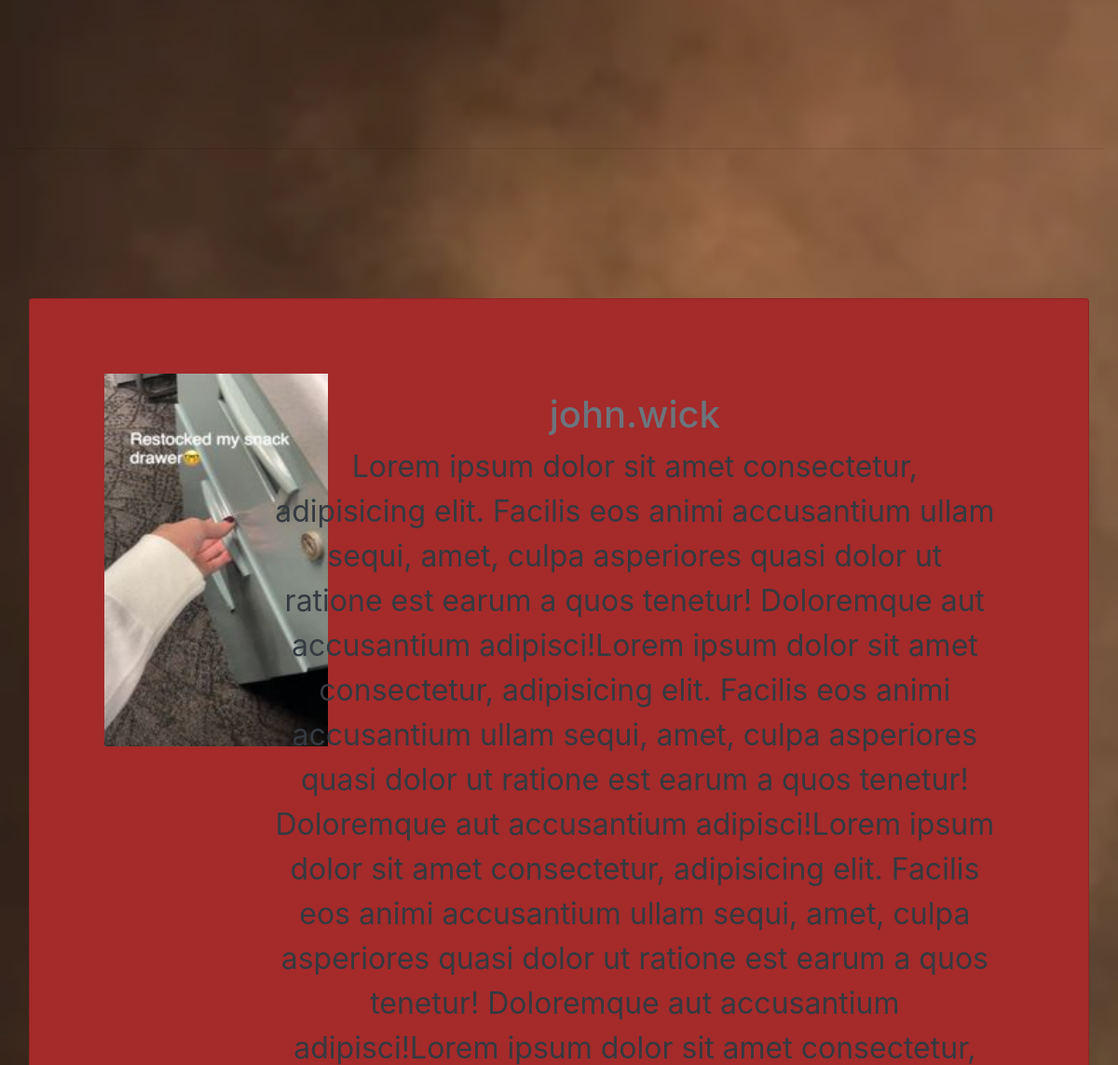
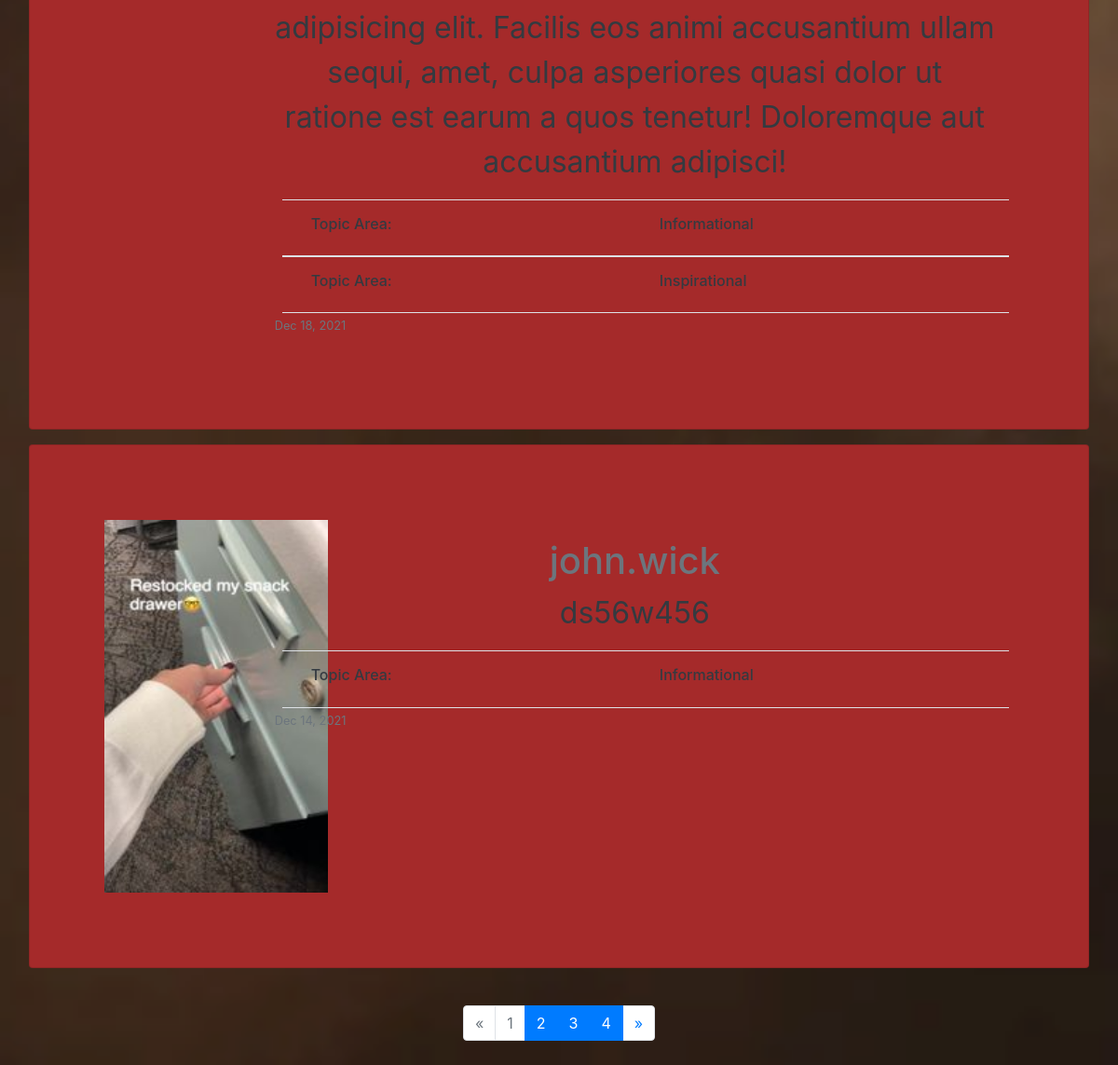
Before: /forum/ (signed in, lower part) with the older database file (2 pictures, top to bottom).
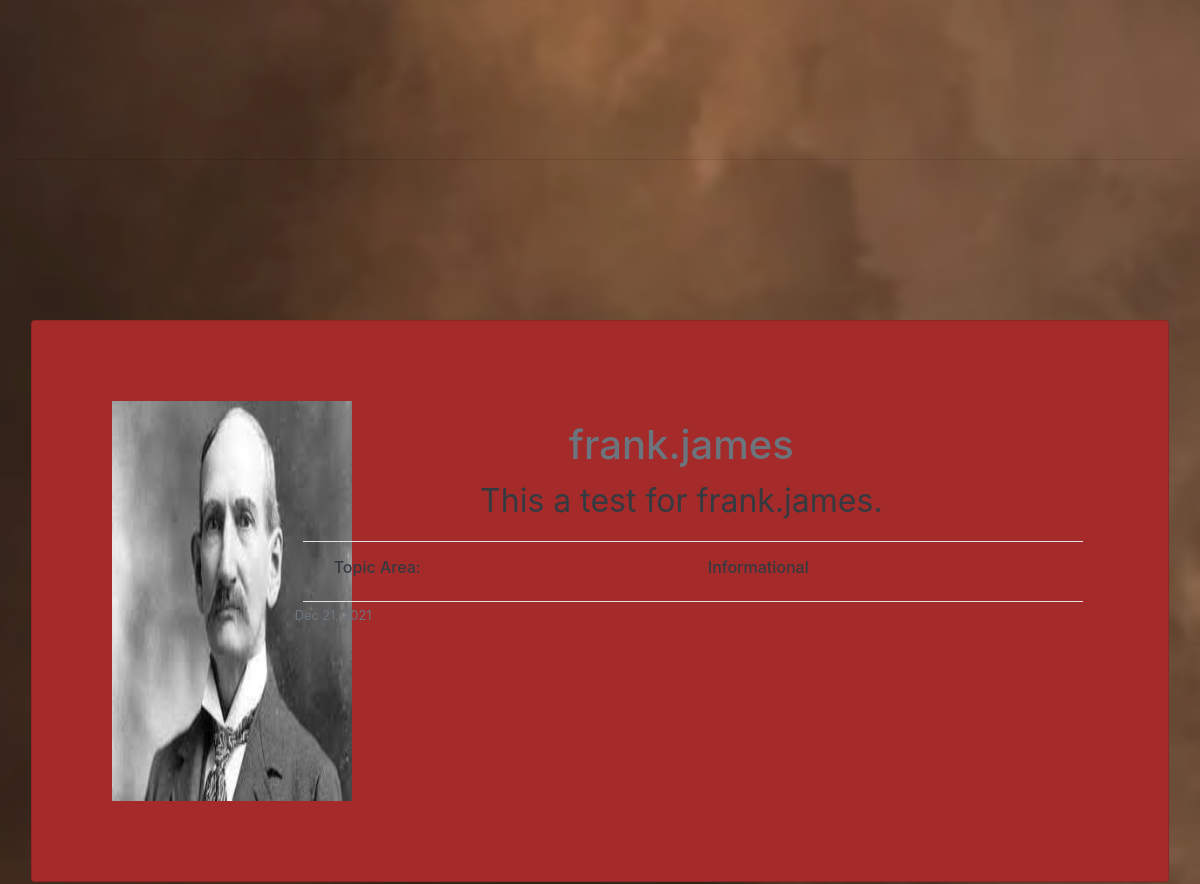
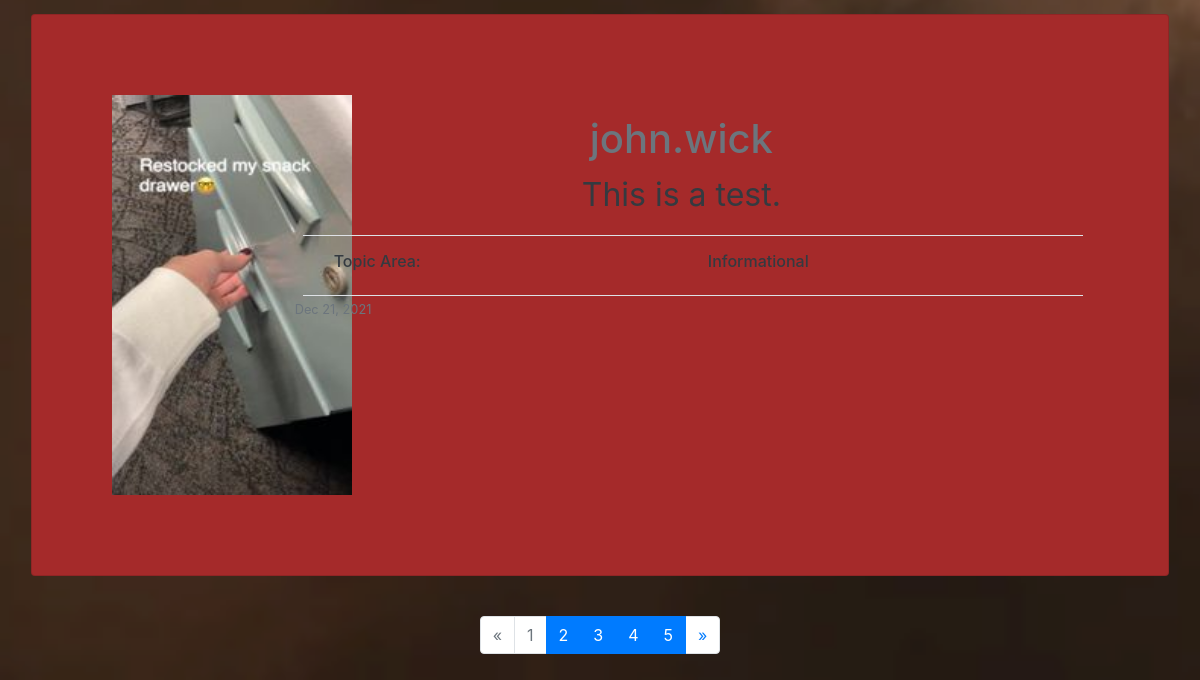
After: the same page with the newer database file (2 pictures, top to bottom).
### rcapp/models.py (models this page shows)
class Post(models.Model):
    post_id = models.AutoField(primary_key=True)
    user_id = models.ForeignKey(Profile, on_delete=models.CASCADE)
    post = models.TextField(blank=True, null=True)
    date_created = models.DateTimeField(auto_now=True, null=True,)
    tags = models.ManyToManyField(Tag)

class Profile(models.Model):
    user = models.OneToOneField(User, on_delete=models.CASCADE)
    profile_image = models.ImageField(
        default='profile1.png', null=True, blank=True)
    bio = models.TextField(null=True, blank=True)

class Tag(models.Model):
    tag_id = models.AutoField(primary_key=True)
    name = models.CharField(max_length=255)

### rcapp/views.py (the view, shortened to what this page needs)
# urls.py: path('forum/', views.forum, name='forum'),
@login_required(login_url='landing')
def forum(request):
    if request.method == 'GET':
        form = PostForm()
        posts = Post.objects.all().order_by('-date_created')
        post_filter = PostFilter(request.GET, queryset=posts)
        posts = post_filter.qs
        paginate_posts = Paginator(posts, 2)
        page = request.GET.get('page', 1)
        posts_page_obj = paginate_posts.get_page(page)
        context = {'form': form,
                   'post_filter': post_filter, 'posts_page_obj': posts_page_obj}
        return render(request, 'forum.html', context)

### rcapp/templatetags/rcapp_extras.py (called while the page is built)
@register.simple_tag
def my_url(value, field_name, urlencode=None):
    url = '?{}={}'.format(field_name, value)
    if urlencode:
        querystring = urlencode.split('&')
        filtered_querystring = filter(
            lambda p: p.split('=')[0] != field_name, querystring)
        encoded_querystring = '&'.join(filtered_querystring)
        url = '{}&{}'.format(url, encoded_querystring)
    return url

### rcapp/templates/forum.html (shortened to what this page needs)
{% load static %}
<!DOCTYPE html>
<html lang="en">
  <head>
    <link
      rel="stylesheet"
      href="https://stackpath.bootstrapcdn.com/bootstrap/4.1.3/css/bootstrap.min.css"
    />
    <link
      rel="stylesheet"
      href="https://use.fontawesome.com/releases/v5.6.1/css/all.css"
    />
    <link rel="stylesheet" href="{% static 'css/forum.css' %}" />
  </head>
  <body>
    {% load rcapp_extras %}
    <div class="container-fluid">
      <hr />
      {% for post in posts_page_obj %}
      <div class="card all-posts-card">
        <div class="row no-gutters">
          <div class="col-md-2">
            <img
              src="{{ post.user_id.profile_image.url }}"
              alt="{{ post.user_id.user.username }}"
              class="user-img"
            />
          </div>
          <div class="col">
            <div class="card-body">
              <a href="{% url 'profile' post.user_id.user.id %}">
                <h1 class="text-secondary text-center">
                  {{ post.user_id.user.username }}
                </h1>
              </a>
              <p class="text-center text-dark">{{ post.post }}</p>
              {% for tag in post.tags.all %}
              <div class="border-solid border-top border-bottom row p-3 ml-2">
                <div class="col text-dark">
                  <h6>Topic Area:</h6>
                </div>
                <div class="col text-dark">
                  <h6>{{ tag.name }}</h6>
                </div>
              </div>
              {% endfor %}
              <small class="text-muted text-right">
                {{ post.date_created|date:"M d, Y" }}
              </small>
            </div>
          </div>
        </div>
      </div>
      {% endfor %}
      <br />
      {% if posts_page_obj.has_other_pages %}
      <ul class="pagination justify-content-center">
        {% if posts_page_obj.has_previous %}
        <li class="page-item">
          <a
            class="page-link"
            href="{% my_url posts_page_obj.previous_page_number 'page' request.GET.urlencode%}}"
            >&laquo;</a
          >
        </li>
        {% else %}
        <li class="disabled page-item">
          <a class="page-link" href="#">&laquo;</a>
        </li>
        {% endif %}
        <br />
        {% for i in posts_page_obj.paginator.page_range %}
        <br />
        {% if posts_page_obj.number == i %}
        <li class="disabled page-item">
          <a class="page-link" href="#"
            >{{ i }} <span class="sr-only">(current)</span></a
          >
        </li>
        {% else %}
        <li class="page-item active">
          <a
            class="page-link"
            href="{% my_url i 'page' request.GET.urlencode %}"
          >
            {{ i }}</a
          >
        </li>
        {% endif %} {% endfor %} {% if posts_page_obj.has_next %}
        <li class="page-item">
          <a
            class="page-link"
            href="{% my_url posts_page_obj.next_page_number 'page' request.GET.urlencode %}"
            >&raquo;</a
          >
        </li>
        {% else %}
        <li class="disabled page-item">
          <a class="page-link" href="#">&raquo;</a>
        </li>
        {% endif %}
      </ul>
      {% endif %}
    </div>
  </body>
</html>

Changed rows visible on the page:
no longer on this page (row unchanged): Post: user_id.profile_image (picture), user_id.user.username "john.wick", post "Lorem ipsum dolor sit amet consectetur, adipisicing elit. Facilis eos animi accusantium ullam sequi, amet, culpa asperiores quasi dolor ut ratione est earum a quos tenetur! Doloremque aut accusantium adipisci!Lorem ipsum dolor sit amet consectetur, adipisicing elit. Facilis eos animi accusantium ullam sequi, amet, culpa asperiores quasi dolor ut ratione est earum a quos tenetur! Doloremque aut accusantium adipisci!Lorem ipsum dolor sit amet consectetur, adipisicing elit. Facilis eos animi accusantium ullam sequi, amet, culpa asperiores quasi dolor ut ratione est earum a quos tenetur! Doloremque aut accusantium adipisci!Lorem ipsum dolor sit amet consectetur, adipisicing elit. Facilis eos…", date_created "Dec 18, 2021", Tag (name "Informational")
no longer on this page (row unchanged): Tag: name "Inspirational", shown under "john.wick"
no longer on this page (row unchanged): Post: user_id.profile_image (picture), user_id.user.username "john.wick", post "ds56w456", date_created "Dec 14, 2021", Tag (name "Informational")
added Post: user_id.profile_image (picture), user_id.user.username "frank.james", post "This a test for frank.james.", date_created "Dec 21, 2021", Tag (name "Informational")
added Post: user_id.profile_image (picture), user_id.user.username "john.wick", post "This is a test.", date_created "Dec 21, 2021", Tag (name "Informational")
Other visible differences:
new list line: "5"
